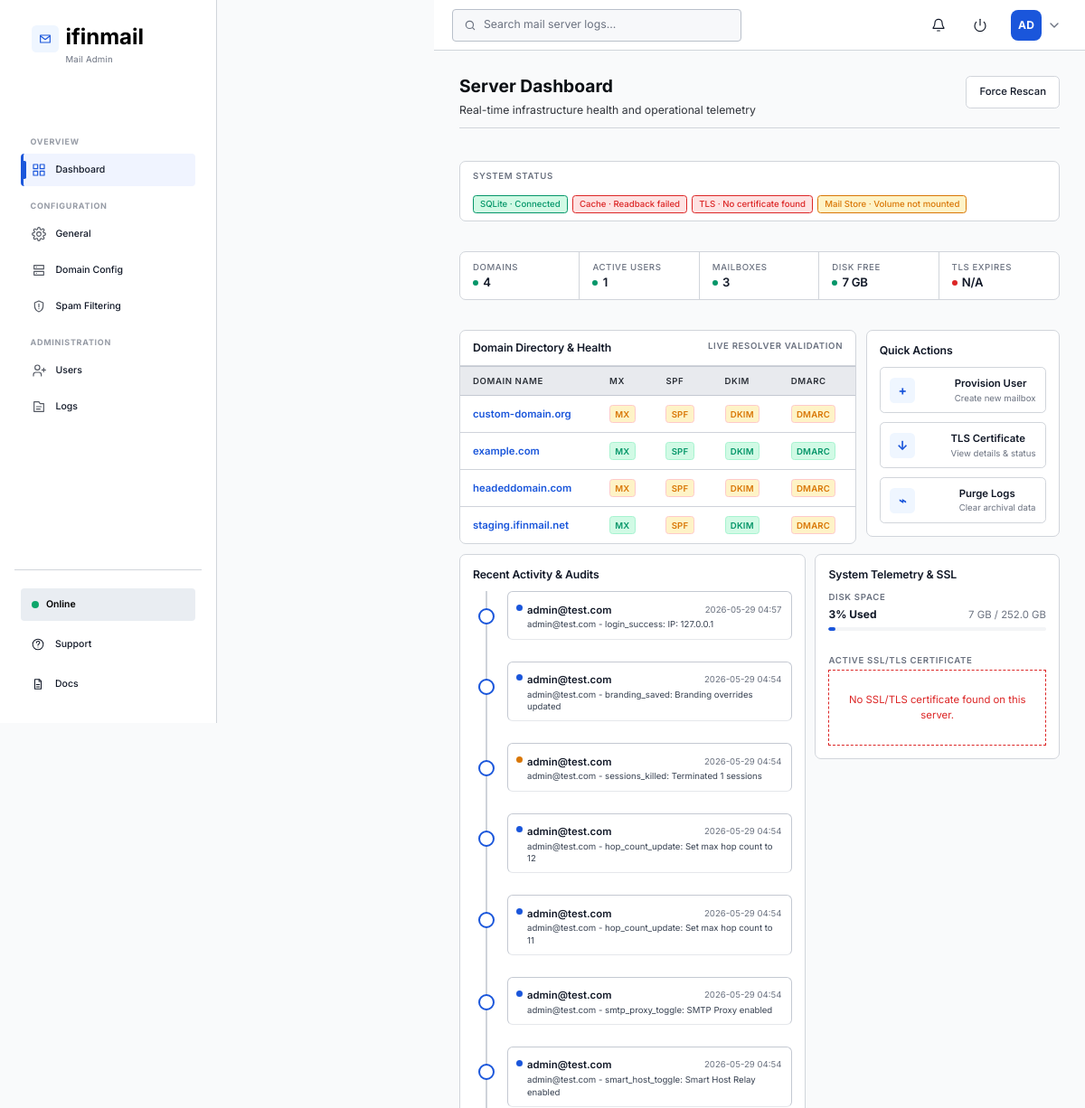
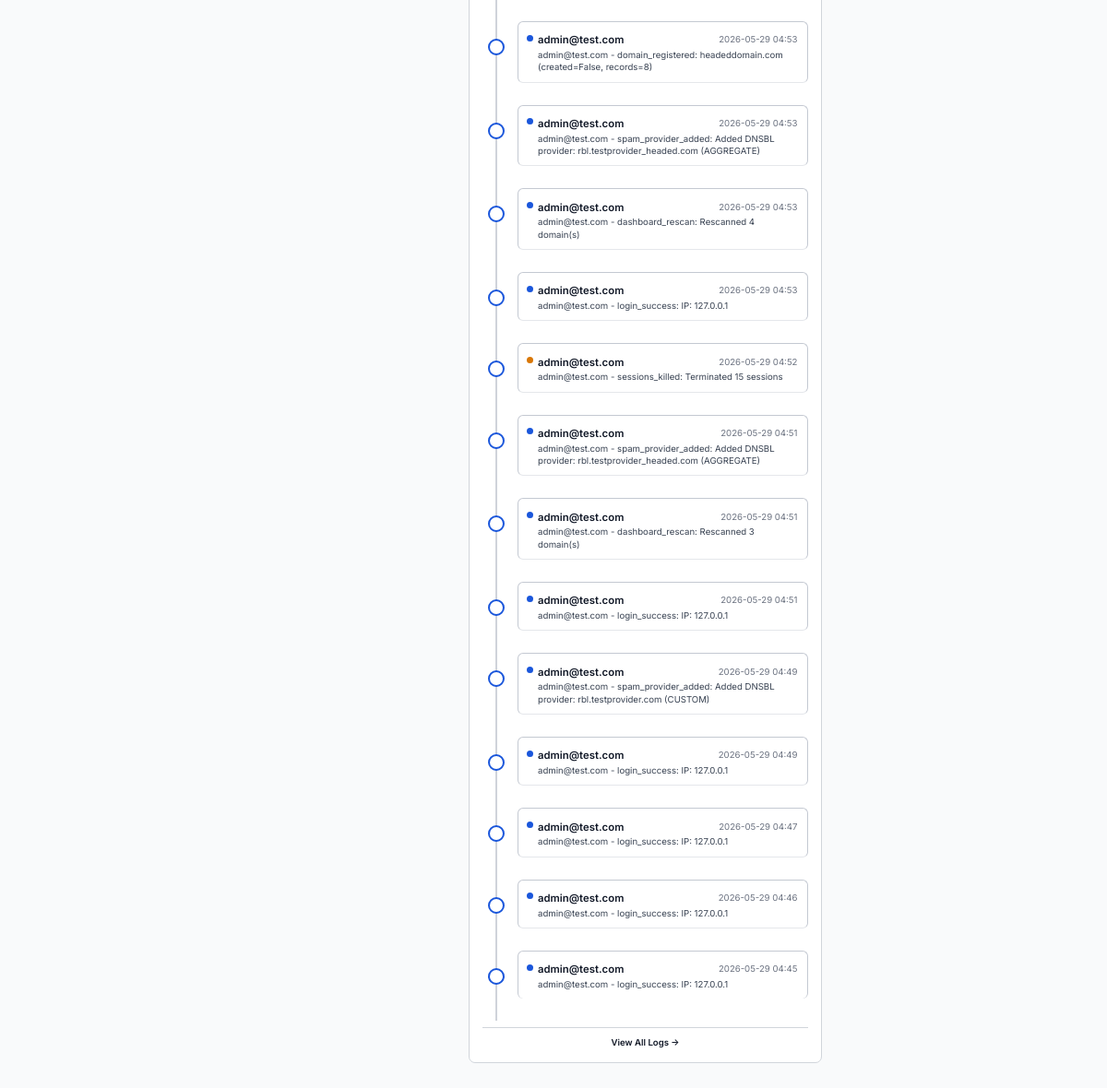
The page /accounts/dashboard/ (signed in) on the database its author committed (2 pictures, top to bottom).
### backend/apps/domains/models/__init__.py (models this page shows, shortened)
class Domain(models.Model):
    id = models.UUIDField(primary_key=True, default=uuid.uuid4, editable=False)
    name = models.CharField(max_length=255, unique=True)
    verified = models.BooleanField(default=False)
    mx_verified = models.BooleanField(default=False)
    spf_verified = models.BooleanField(default=False)
    dkim_verified = models.BooleanField(default=False)
    dmarc_verified = models.BooleanField(default=False)
    created_at = models.DateTimeField(auto_now_add=True)
    class Meta:
        managed = False
        db_table = 'domains'
        ordering = ['name']

### backend/services/models.py (models this page shows, shortened)
class AuditEvent(models.Model):
    id = models.UUIDField(primary_key=True, default=uuid.uuid4, editable=False)
    time = models.DateTimeField(auto_now_add=True)
    user = models.CharField(max_length=255)
    action = models.CharField(max_length=255)
    detail = models.TextField(blank=True)
    severity = models.CharField(max_length=32, default='info')
    class Meta:
        managed = True
        db_table = 'ifinmail_audit_event'
        ordering = ['-time']

### backend/apps/accounts/views/dashboard.py (the view)
# urls.py: path('', RedirectView.as_view(pattern_name='accounts:dashboard', permanent=False)),
@login_required
@user_passes_test(_is_staff, login_url='accounts:login')
def dashboard(request: HttpRequest) -> HttpResponse:
    stats = _get_stats()
    services = _get_service_status()
    domains = _get_domains(request)
    events = _get_activity()
    disk = _get_disk_usage()
    tls_days = _get_tls_expiry_days()
    tls_info = _get_tls_info()
    is_mock = not any([stats, services, domains, events])
    return render(
        request,
        'admin/dashboard.html',
        {
            'stats': stats,
            'services': services,
            'domains': domains,
            'domains_empty': len(domains) == 0,
            'events': events,
            'storage_used': disk.get('display', 'N/A'),
            'storage_pct': f'{disk.get("pct", 0):.0f}%',
            'storage_total': f'{disk.get("total_gb", 0):.1f} GB',
            'storage_status': disk.get('status', 'warn'),
            'storage_warning': str(_('Cleanup recommended')) if disk.get('status') == 'err' else '',
            'tls_days': tls_days,
            'tls_info': tls_info,
            'tls_info_json': json.dumps(tls_info),
            'mail_hostname': os.environ.get('MAIL_HOSTNAME', ''),
            'active_section': 'dashboard',
            'header_search_placeholder': 'Search mail server logs...',
            'is_mock': is_mock,
        },
    )

### backend/apps/accounts/services/__init__.py (called while the page is built)
    @staticmethod
    def get_active_count() -> int:
        try:
            return MailUser.objects.filter(is_active=True).count()
        except OperationalError:
            logger.exception('Failed to fetch active user count')
            return 0

### backend/apps/accounts/views/auth.py (called while the page is built)
def _is_staff(user: object) -> bool:
    if not user.is_authenticated:
        return False
    try:
        user.refresh_from_db(fields=['is_staff', 'is_superuser', 'is_active'])
    except ObjectDoesNotExist:
        logger.warning('User object disappeared during staff check')
        return False
    if not user.is_active:
        return False
    return user.is_staff or user.is_superuser

### backend/apps/accounts/views/dashboard.py (called while the page is built, shortened)
def _make_check(code: str, status_bool: bool, label: str) -> dict[str, str]:
    if status_bool:
        return {'check': code, 'status': 'pass', 'message': f'{label} verified'}
    return {'check': code, 'status': 'warn', 'message': f'Verify {label}'}

def _get_tls_expiry_days() -> dict[str, Any]:
    mail_hostname = os.environ.get('MAIL_HOSTNAME', '')
    domain = os.environ.get('DOMAIN', os.environ.get('MAIL_DOMAIN', ''))
    cert_paths = []
    if mail_hostname:
        cert_paths.append(os.path.join(_LETSENCRYPT_DIR, 'live', mail_hostname, 'fullchain.pem'))
    if domain and domain != mail_hostname:
        cert_paths.append(os.path.join(_LETSENCRYPT_DIR, 'live', domain, 'fullchain.pem'))
    if not cert_paths:
        return {'days': None, 'display': 'N/A', 'status': 'err'}

def _get_mail_volume_stats() -> dict[str, object]:
    mail_root = _MAIL_VHOSTS_DIR
    if not os.path.isdir(mail_root):
        return {'exists': False, 'display': 'N/A'}

def _get_activity() -> list[dict[str, str]]:
    events = AuditService.get_recent(20)
    result = []
    for e in reversed(events):
        detail = f': {e["detail"]}' if e.get('detail') else ''
        result.append(
            {
                'time': e['time'].replace('T', ' ')[:16] if e.get('time') else '',
                'user': e.get('user', 'system'),
                'severity': e.get('severity', 'info'),
                'description': f'{e["user"]} - {e["action"]}{detail}',
            }
        )
    return result

### backend/apps/domains/services/__init__.py (called while the page is built)
    @staticmethod
    def get_all_domains() -> QuerySet[Domain]:
        return Domain.objects.order_by('name')

    @staticmethod
    def get_domain_count() -> int:
        try:
            return Domain.objects.count()
        except OperationalError:
            return 0

### frontend/templates/admin/dashboard.html (shortened to what this page needs)
{% extends "base.html" %}
{% load i18n %}
{% block sidebar_wrapper %}{% include "includes/sidebar.html" %}{% endblock %}
{% block header %}{% include "includes/header.html" %}{% endblock %}
{% block content %}
<section class="ifinmail-admin-content">
    <div class="ifinmail-admin-page">
        <div class="ifinmail-page-header">
            <div>
                <h1 class="ifinmail-page-title">{% trans 'Server Dashboard' %}</h1>
                <p class="ifinmail-page-subtitle">{% trans 'Real-time infrastructure health and operational telemetry' %}</p>
            </div>
            <div class="ifinmail-page-actions">
                <button class="ifinmail-btn" onclick="forceRescan()">{% trans 'Force Rescan' %}</button>
            </div>
        </div>
        <div class="ifinmail-health-banner">
            <span class="ifinmail-overline">{% trans 'System status' %}</span>
            <div class="ifinmail-health-pills">
                {% for key, service in services.items %}
                <span class="ifinmail-health-pill ifinmail-health-pill--{{ service.status }}">
                    {{ service.label }} · {{ service.detail }}
                </span>
                {% endfor %}
            </div>
        </div>
        <div class="ifinmail-stat-row">
            {% for stat in stats %}
            <div class="ifinmail-stat-cell">
                <span class="ifinmail-stat-cell__label">{{ stat.label }}</span>
                <div class="ifinmail-stat-cell__value-wrapper">
                    <span class="ifinmail-stat-cell__dot ifinmail-stat-cell__dot--{{ stat.status }}"></span>
                    <span class="ifinmail-stat-cell__value">{{ stat.value }}</span>
                </div>
            </div>
            {% endfor %}
        </div>
        <div class="ifinmail-admin-grid">
            <article class="ifinmail-table-panel ifinmail-span-8">
                <div class="ifinmail-table-panel-header">
                    <h2 class="ifinmail-panel-title">{% trans 'Domain Directory & Health' %}</h2>
                    <span class="ifinmail-overline">{% trans 'Live Resolver Validation' %}</span>
                </div>
                <table class="ifinmail-admin-table">
                    <thead>
                        <tr>
                            <th>{% trans 'Domain Name' %}</th>
                            <th>{% trans 'MX' %}</th>
                            <th>{% trans 'SPF' %}</th>
                            <th>{% trans 'DKIM' %}</th>
                            <th>{% trans 'DMARC' %}</th>
                        </tr>
                    </thead>
                    <tbody>
                        {% for domain in domains %}
                        <tr>
                            <td><strong class="ifinmail-link-strong">{{ domain.name }}</strong></td>
                            {% for check in domain.checks %}
                            <td>
                                <span class="ifinmail-badge {% if check.status == 'pass' %}ifinmail-badge--success{% else %}ifinmail-badge--warning{% endif %}">
                                    {{ check.check|upper }}
                                </span>
                            </td>
                            {% endfor %}
                        </tr>
                        {% endfor %}
                    </tbody>
                </table>
            </article>
            <aside class="ifinmail-panel ifinmail-span-4">
                <h2 class="ifinmail-panel-title">{% trans 'Quick Actions' %}</h2>
                <div>
                    <a href="{% url 'accounts:user_management' %}" class="ifinmail-quick-action">
                        <span class="ifinmail-icon-tile">+</span>
                        <span>
                            <strong>{% trans 'Provision User' %}</strong>
                            <small class="ifinmail-text--muted">{% trans 'Create new mailbox' %}</small>
                        </span>
                    </a>
                    <a href="#" class="ifinmail-quick-action" onclick="event.preventDefault(); quickActionSSL()">
                        <span class="ifinmail-icon-tile">↓</span>
                        <span>
                            <strong>{% trans 'TLS Certificate' %}</strong>
                            <small class="ifinmail-text--muted">{% trans 'View details & status' %}</small>
                        </span>
                    </a>
                    <a href="#" class="ifinmail-quick-action" onclick="event.preventDefault(); quickActionPurge()">
                        <span class="ifinmail-icon-tile">⌁</span>
                        <span>
                            <strong>{% trans 'Purge Logs' %}</strong>
                            <small class="ifinmail-text--muted">{% trans 'Clear archival data' %}</small>
                        </span>
                    </a>
                </div>
            </aside>
            <aside class="ifinmail-panel ifinmail-span-7">
                <h2 class="ifinmail-panel-title">{% trans 'Recent Activity & Audits' %}</h2>
                <div class="ifinmail-timeline">
                    {% for item in events %}
                    <article class="ifinmail-timeline-item">
                        <span class="ifinmail-status-dot {% if item.severity == 'error' or item.severity == 'err' %}ifinmail-status-dot--danger{% elif item.severity == 'warning' or item.severity == 'warn' %}ifinmail-status-dot--warning{% elif item.severity == 'success' %}ifinmail-status-dot--success{% else %}ifinmail-status-dot--info{% endif %}"></span>
                        <small><strong>{{ item.user }}</strong><span>{{ item.time|slice:":16" }}</span></small>
                        <p>{{ item.description }}</p>
                    </article>
                    {% empty %}
                    <div class="ifinmail-empty-state ifinmail-empty-state--compact">
                        <p>{% trans 'No audit entries yet.' %}</p>
                    </div>
                    {% endfor %}
                </div>
                <div class="ifinmail-audit-more">
                    <a class="ifinmail-link-strong" href="{% url 'accounts:logs' %}">{% trans 'View All Logs →' %}</a>
                </div>
            </aside>
            <article class="ifinmail-panel ifinmail-span-5">
                <h2 class="ifinmail-panel-title">{% trans 'System Telemetry & SSL' %}</h2>
                <div class="ifinmail-telemetry-container">
                    <div>
                        <span class="ifinmail-overline">{% trans 'Disk Space' %}</span>
                        <div class="ifinmail-telemetry-row">
                            <strong>{{ storage_pct }} {% trans 'Used' %}</strong>
                            <span class="ifinmail-text--muted">{{ storage_used }} / {{ storage_total }}</span>
                        </div>
                        <div class="ifinmail-progress">
                            <span class="{% if storage_status == 'err' %}bg-danger{% elif storage_status == 'warn' %}bg-warning{% endif %}" style="width: {{ storage_pct }}"></span>
                        </div>
                    </div>
                    <div>
                        <span class="ifinmail-overline">{% trans 'Active SSL/TLS Certificate' %}</span>
                        {% if tls_info.issuer %}
                        <div style="font-size:12px;display:flex;flex-direction:column;gap:5px">
                            <div><span class="ifinmail-text--muted">{% trans 'Host' %}:</span> <code>{{ mail_hostname|default:'Not configured' }}</code></div>
                            <div><span class="ifinmail-text--muted">{% trans 'Issuer' %}:</span> <code style="font-size:11px">{{ tls_info.issuer }}</code></div>
                            <div>
                                <span class="ifinmail-text--muted">{% trans 'Expiry' %}:</span>
                                <span class="ifinmail-badge {% if tls_info.expiry_status == 'ok' %}ifinmail-badge--success{% elif tls_info.expiry_status == 'warn' %}ifinmail-badge--warning{% else %}ifinmail-badge--danger{% endif %}">{{ tls_info.expiry_days }}d</span>
                            </div>
                            {% if tls_info.sans %}
                            <div style="word-break:break-all"><span class="ifinmail-text--muted">{% trans 'SANs' %}:</span> <code style="font-size:11px">{{ tls_info.sans|join:', ' }}</code></div>
                            {% endif %}
                        </div>
                        {% else %}
                        <div class="ifinmail-empty-state ifinmail-empty-state--compact" style="padding: 12px; border: 1px dashed var(--ifinmail-color-danger)">
                            <p style="color: var(--ifinmail-color-danger); margin: 0">{% trans 'No SSL/TLS certificate found on this server.' %}</p>
                        </div>
                        {% endif %}
                    </div>
                </div>
            </article>
        </div>
    </div>
</section>
{% endblock %}

### frontend/static/css/ifinmail-layout.css (style rules this page uses)
*, *::before, *::after { box-sizing: border-box; }
html { font-size: 14px; }
.ifinmail-body { display: flex; min-height: 100vh; width: 100%; font-family: var(--ifinmail-font-ui); font-size: var(--ifinmail-font-size-body); color: var(--ifinmail-on-surface); background: var(--ifinmail-color-surface-1); -webkit-font-smoothing: antialiased; -moz-osx-font-smoothing: grayscale; }
.ifinmail-admin-content { flex: 1; padding: var(--ifinmail-gutter); overflow-y: auto; background: var(--ifinmail-color-surface-1); }
.ifinmail-admin-page { max-width: var(--ifinmail-container-max-width); margin: 0 auto; width: 100%; }
.ifinmail-page-header { display: flex; align-items: center; justify-content: space-between; gap: var(--ifinmail-space-3); margin-bottom: var(--ifinmail-space-4); padding-bottom: var(--ifinmail-space-3); border-bottom: 1px solid var(--ifinmail-color-border); }
.ifinmail-page-title { font-size: var(--ifinmail-font-size-h2); font-weight: var(--ifinmail-font-weight-semibold); color: var(--ifinmail-color-text-primary); margin: 0; letter-spacing: -0.01em; line-height: 1.3; }
.ifinmail-page-subtitle { font-size: var(--ifinmail-font-size-caption); color: var(--ifinmail-color-text-muted); margin: var(--ifinmail-space-0_5) 0 0; line-height: 1.4; }
.ifinmail-page-actions { display: flex; align-items: center; gap: var(--ifinmail-space-2); flex-shrink: 0; }

### rows shown on the page
Domain: name "custom-domain.org", check "MX" "SPF" "DKIM" "DMARC"
Domain: name "example.com", check "MX" "SPF" "DKIM" "DMARC"
Domain: name "headeddomain.com", check "MX" "SPF" "DKIM" "DMARC"
Domain: name "staging.ifinmail.net", check "MX" "SPF" "DKIM" "DMARC"
AuditEvent: severity "info" (drawn), user "admin@test.com"
AuditEvent: severity "info" (drawn), user "admin@test.com"
AuditEvent: severity "warning" (drawn), user "admin@test.com"
AuditEvent: severity "info" (drawn), user "admin@test.com"
AuditEvent: severity "info" (drawn), user "admin@test.com"
AuditEvent: severity "info" (drawn), user "admin@test.com"
AuditEvent: severity "info" (drawn), user "admin@test.com"
AuditEvent: severity "info" (drawn), user "admin@test.com"
AuditEvent: severity "info" (drawn), user "admin@test.com"
AuditEvent: severity "info" (drawn), user "admin@test.com"
AuditEvent: severity "info" (drawn), user "admin@test.com"
AuditEvent: severity "warning" (drawn), user "admin@test.com"
AuditEvent: severity "info" (drawn), user "admin@test.com"
AuditEvent: severity "info" (drawn), user "admin@test.com"
AuditEvent: severity "info" (drawn), user "admin@test.com"
AuditEvent: severity "info" (drawn), user "admin@test.com"
AuditEvent: severity "info" (drawn), user "admin@test.com"
AuditEvent: severity "info" (drawn), user "admin@test.com"
AuditEvent: severity "info" (drawn), user "admin@test.com"
AuditEvent: severity "info" (drawn), user "admin@test.com"

### other values the page prints
{{ brand.name }} "ifinmail"
{{ user_initials|default:'AD' }} "AD"
{{ service.label }} "SQLite" "Cache" "TLS" "Mail Store"
{{ service.detail }} "Connected" "Readback failed" "No certificate found" "Volume not mounted"
{{ stat.label }} "DOMAINS" "ACTIVE USERS" "MAILBOXES" "DISK FREE" "TLS EXPIRES"
{{ stat.value }} "4" "1" "3" "7 GB" "N/A"
{{ item.time|slice:":16" }} "2026-05-29 04:57" "2026-05-29 04:54" "2026-05-29 04:54" "2026-05-29 04:54" "2026-05-29 04:54" "2026-05-29 04:54" "2026-05-29 04:54" "2026-05-29 04:53" "2026-05-29 04:53" "2026-05-29 04:53" "2026-05-29 04:53" "2026-05-29 04:52" "2026-05-29 04:51" "2026-05-29 04:51" "2026-05-29 04:51" "2026-05-29 04:49" "2026-05-29 04:49" "2026-05-29 04:47" "2026-05-29 04:46" "2026-05-29 04:45"
{{ item.description }} "admin@test.com - login_success: IP: 127.0.0.1" "admin@test.com - branding_saved: Branding overrides updated" "admin@test.com - sessions_killed: Terminated 1 sessions" "admin@test.com - hop_count_update: Set max hop count to 12" "admin@test.com - hop_count_update: Set max hop count to 11" "admin@test.com - smtp_proxy_toggle: SMTP Proxy enabled" "admin@test.com - smart_host_toggle: Smart Host Relay enabled" "admin@test.com - domain_registered: headeddomain.com (created=False, records=8)" "admin@test.com - spam_provider_added: Added DNSBL provider: rbl.testprovider_headed.com (AGGREGATE)" "admin@test.com - dashboard_rescan: Rescanned 4 domain(s)" "admin@test.com - login_success: IP: 127.0.0.1" "admin@test.com - sessions_killed: Terminated 15 sessions" "admin@test.com - spam_provider_added: Added DNSBL provider: rbl.testprovider_headed.com (AGGREGATE)" "admin@test.com - dashboard_rescan: Rescanned 3 domain(s)" "admin@test.com - login_success: IP: 127.0.0.1" "admin@test.com - spam_provider_added: Added DNSBL provider: rbl.testprovider.com (CUSTOM)" "admin@test.com - login_success: IP: 127.0.0.1" "admin@test.com - login_success: IP: 127.0.0.1" "admin@test.com - login_success: IP: 127.0.0.1" "admin@test.com - login_success: IP: 127.0.0.1"
{{ storage_pct }} "3%"
{{ storage_used }} "7 GB"
{{ storage_total }} "252.0 GB"
